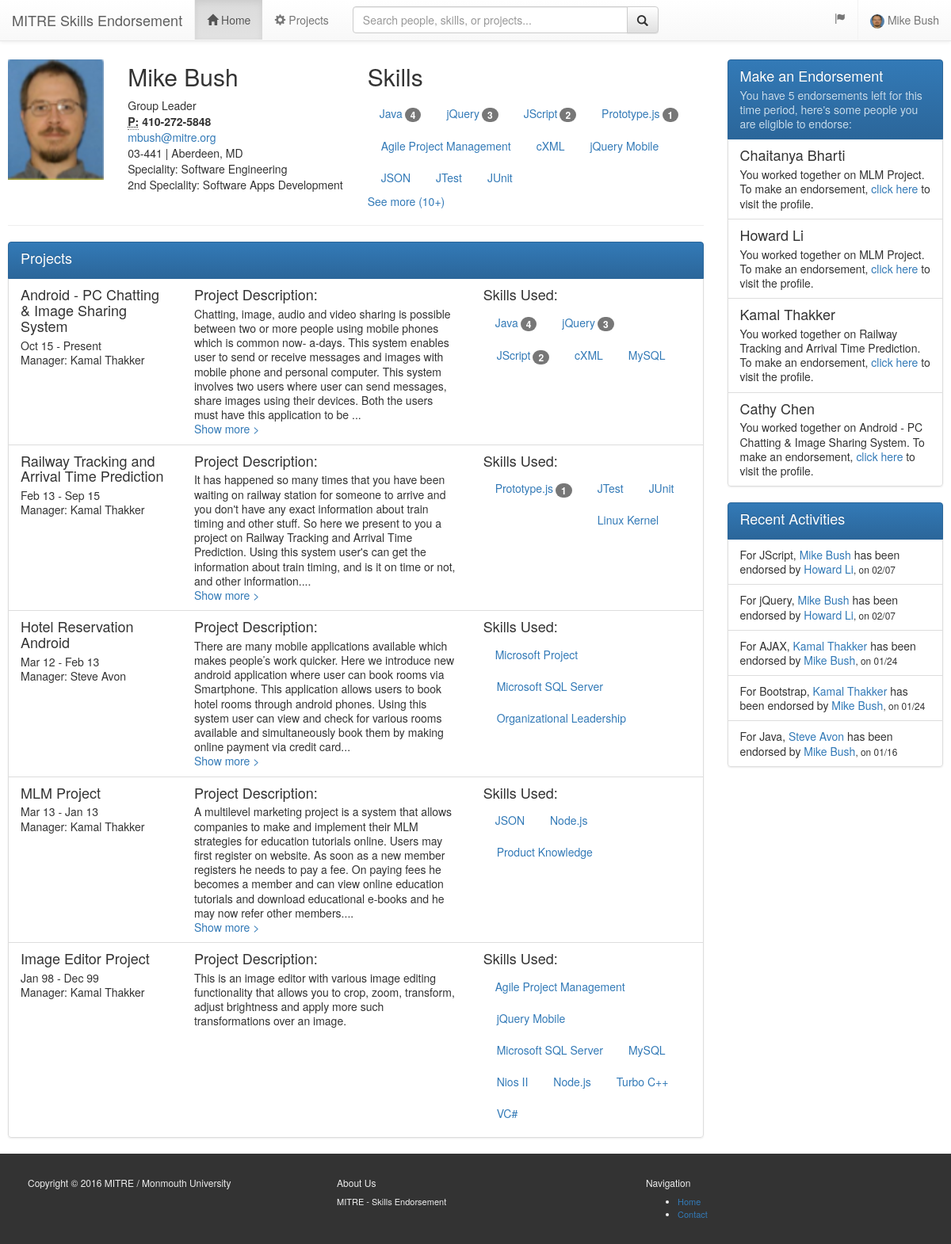
The app's page /user/index.php (signed in) with its own data.
### tables this page shows
CREATE TABLE `users` (
  `user_id` int(11) NOT NULL AUTO_INCREMENT,
  `uname` varchar(50) NOT NULL DEFAULT '',
  `role` varchar(50) NOT NULL DEFAULT '',
  `psword` varchar(20) DEFAULT NULL,
  `fname` varchar(25) DEFAULT NULL,
  `lname` varchar(25) DEFAULT NULL,
  `gender` varchar(1) DEFAULT NULL,
  `email` varchar(50) DEFAULT NULL,
  `phone` varchar(15) DEFAULT NULL,
  `address` varchar(100) DEFAULT NULL,
  `state` varchar(2) DEFAULT NULL,
  `city` varchar(50) DEFAULT NULL,
  `zip` varchar(20) DEFAULT NULL,
  `registration_date` datetime DEFAULT NULL,
  `last_login` datetime DEFAULT NULL,
  `login_attempt` int(11) DEFAULT NULL,
  `blocked_time` datetime DEFAULT NULL,
  `approved_by_admin` varchar(1) DEFAULT NULL,
  `speciality` varchar(75) DEFAULT NULL,
  `speciality2` varchar(75) DEFAULT NULL,
  `job_title` varchar(25) DEFAULT NULL,
  `userdp` varchar(50) DEFAULT NULL,
  PRIMARY KEY (`user_id`,`uname`,`role`)
);

CREATE TABLE `projects` (
  `project_id` int(11) unsigned NOT NULL AUTO_INCREMENT,
  `user_id` int(11) DEFAULT NULL,
  `project_name` varchar(50) DEFAULT NULL,
  `project_desc` varchar(5000) DEFAULT NULL,
  `start_date` date DEFAULT NULL,
  `end_date` date DEFAULT NULL,
  `manager_user_id` int(11) DEFAULT NULL,
  `approved` char(1) DEFAULT 'N',
  PRIMARY KEY (`project_id`)
);

CREATE TABLE `project_skills` (
  `project_skill_id` int(11) unsigned NOT NULL AUTO_INCREMENT,
  `project_id` int(11) DEFAULT NULL,
  `skill_id` int(11) DEFAULT NULL,
  PRIMARY KEY (`project_skill_id`)
);

CREATE TABLE `skill_endorsements` (
  `skill_endorsement_id` int(11) unsigned NOT NULL AUTO_INCREMENT,
  `user_id` int(11) DEFAULT NULL,
  `skill_id` int(11) DEFAULT NULL,
  `endorsed_by_user_id` int(11) DEFAULT NULL,
  `comments` varchar(5000) DEFAULT NULL,
  `endorsed_on` timestamp NULL DEFAULT CURRENT_TIMESTAMP,
  PRIMARY KEY (`skill_endorsement_id`)
);

CREATE TABLE IF NOT EXISTS `skills` (
  `skill_id` int(11) NOT NULL AUTO_INCREMENT,
  `name` varchar(80) NOT NULL,
  PRIMARY KEY (`skill_id`)
);

### user/classes/user.php (called while the page is built, shortened)
<?php
class user{
public function getUserInfo($user_id){
		$dbc = mysqli_connect($GLOBALS['db_servername'], $GLOBALS['db_username'], $GLOBALS['db_password'], $GLOBALS['db_name']) or die("Not connected..");
		$q = "select * from users
				where user_id=".$user_id;
		$r = mysqli_query($dbc,$q);
		if (mysqli_num_rows($r) == 1)
		{
			$row = mysqli_fetch_array($r);
			return 	$row;
		}
		else
		{
			return null;
		}
	}
public function getUserSkillsWithRank($user_id){
	$dbc = mysqli_connect($GLOBALS['db_servername'], $GLOBALS['db_username'], $GLOBALS['db_password'], $GLOBALS['db_name']) or die("Not connected..");
		$q = "/*All user's skills with endorsement rankings*/
				select distinct userskills.user_id, userskills.skill_id, userskills.skill_name, skillrank.rank from
				(
					select p.user_id, ps.skill_id, s.name as skill_name from project_skills ps
					inner join projects p on p.project_id=ps.project_id
					inner join skills s on s.skill_id=ps.skill_id
				 	where upper(p.approved)='Y' and user_id=".$user_id."
				) userskills
				left join
				(
					select skill_id, count(skill_id) as rank from  skill_endorsements
					where user_id=".$user_id."
					group by skill_id
				) skillrank
				on userskills.skill_id=skillrank.skill_id
				order by skillrank.rank desc, userskills.skill_name";
		$r = mysqli_query($dbc,$q);
		if (isset($r) && mysqli_num_rows($r) >= 1)
		{
			return 	$r;
		}
		else
		{
			return null;
		}
	}
}
?>

### user/classes/project.php (called while the page is built, shortened)
<?php
class project{
	public function getApprovedProjects($user_id){
	$dbc = mysqli_connect($GLOBALS['db_servername'], $GLOBALS['db_username'], $GLOBALS['db_password'], $GLOBALS['db_name']) or die("Not connected..");
		$q = "/*List of approved projects*/
				select p.*, u.fname as manager_fname, u.lname as manager_lname from projects p
				inner join users u on p.manager_user_id=u.user_id
				where upper(approved)='Y' and p.user_id=".$user_id. " order by p.end_date is not null, p.end_date desc, p.start_date desc";
		$r = mysqli_query($dbc,$q);
		if (isset($r) && mysqli_num_rows($r) >= 1)
		{
			return 	$r;
		}
		else
		{
			return null;
		}
	}
	public function getProjectSkills($project_id){
	$dbc = mysqli_connect($GLOBALS['db_servername'], $GLOBALS['db_username'], $GLOBALS['db_password'], $GLOBALS['db_name']) or die("Not connected..");
		$q = "/*Project skills with ranking*/
				select pskill.user_id, pskill.project_skill_id, pskill.project_id, pskill.skill_id, pskill.skill_name, skillrank.rank  from
				(
					select p.user_id, ps.project_skill_id, ps.project_id, ps.skill_id, s.name as skill_name from project_skills ps
					inner join skills s on s.skill_id=ps.skill_id
					inner join projects p on p.project_id=ps.project_id
					where p.project_id=".$project_id."
				) pskill
				left join
				(
					select user_id, skill_id, count(skill_id) as rank from  skill_endorsements
					group by user_id, skill_id
				) skillrank
				on pskill.skill_id=skillrank.skill_id and pskill.user_id=skillrank.user_id
				order by skillrank.rank desc, pskill.skill_name;";
		$r = mysqli_query($dbc,$q);
		if (isset($r) && mysqli_num_rows($r) >= 1)
		{
			return 	$r;
		}
		else
		{
			return null;
		}
	}
}
?>

### user/classes/endorsement.php (called while the page is built, shortened)
<?php
class endorsement{
public function getEndorsementSuggestions($logged_user_id){
	$dbc = mysqli_connect($GLOBALS['db_servername'], $GLOBALS['db_username'], $GLOBALS['db_password'], $GLOBALS['db_name']) or die("Not connected..");
		$q = "/*Endorsement suggestions*/
				select p2.project_id, p2.project_name, u.user_id, u.fname, u.lname,
				case when already_endorsed.cskill is null then
				FLOOR(RAND() * 15) + 1 else already_endorsed.cskill end as cskill
				FROM projects p1
				inner join projects p2 on
				p1.project_name=p2.project_name and p2.user_id<>".$logged_user_id." and p2.approved='Y'
				inner join users u on
				p2.user_id=u.user_id
				left join
				(select user_id, count(skill_id)*100 cskill from skill_endorsements
				WHERE endorsed_by_user_id=1) already_endorsed on
				already_endorsed.user_id=u.user_id
				where p1.approved='Y' and p1.user_id=".$logged_user_id."
				order by cskill
				limit 5;";
		$r = mysqli_query($dbc,$q);
		if (isset($r) && mysqli_num_rows($r) >= 1)
		{
			return 	$r;
		}
		else
		{
			return null;
		}
	}
public function getRecentActivities(){
	$dbc = mysqli_connect($GLOBALS['db_servername'], $GLOBALS['db_username'], $GLOBALS['db_password'], $GLOBALS['db_name']) or die("Not connected..");
		$q = "/*Recent activities*/
				select se.*, s.name,
				uto.fname as uto_fname,
				uto.lname as uto_lname,
				uby.fname as uby_fname,
				uby.lname as uby_lname
				from skill_endorsements se
				inner join skills s on
				se.skill_id=s.skill_id
				inner join users uto on
				uto.user_id=se.user_id
				inner join users uby on
				uby.user_id=se.endorsed_by_user_id
				order by se.endorsed_on desc
				limit 5";
		$r = mysqli_query($dbc,$q);
		if (isset($r) && mysqli_num_rows($r) >= 1)
		{
			return 	$r;
		}
		else
		{
			return null;
		}
	}
}
?>

### user/index.php (the view, shortened to what this page needs)
<?php
$search_user_id=null;
include_once 'includes/header.php';
include_once 'classes/user.php';
include_once 'classes/project.php';
include_once 'classes/endorsement.php';
?>
<?php
function printSkills($dbRows_UserSkillsWithRank, $HowManyShow, $LoggedInUserId, $DisplayUsername)
{
	$counter = 0;
	$more = 0;
	echo '<ul class="nav nav-pills" role="tablist">';
	while ( isset($dbRows_UserSkillsWithRank) && $dbRow = mysqli_fetch_array($dbRows_UserSkillsWithRank))
	{
		$counter = $counter + 1;
		$li_str = '<li role="presentation"><a href="#" data-toggle="modal" data-target="#makeViewEndorsementsModal" data-skillid="'.$dbRow['skill_id'].'"  data-skillname="'.$dbRow['skill_name'].'"  data-displayuserid="'.$dbRow['user_id'].'"  data-loggedinuserid="'.$LoggedInUserId.'" data-displayusername="'.$DisplayUsername.'">'. $dbRow['skill_name'] .'<span class="badge">'. $dbRow['rank'] .'</span></a></li>';
		if ($counter <= $HowManyShow)
		{
			echo $li_str;
		}
		else if ($counter==$HowManyShow+1)
		{
			$more = $more + 1;
		}
		else if ($counter>$HowManyShow)
		{
			$more = $more + 1;
		}
	}
	echo '</ul>';
	if ($counter>$HowManyShow)
		echo '<a href="#" id="more" data-more="'.$more.'" class="morelessul" data-toggle="collapse" data-target="#hiddenskills">See more ('.$more.'+) </a>';
}
?>
<?php
if(isset($search_user_id))
	$display_user_id=$search_user_id;
else
	$display_user_id=$userid;
$objUser = new user();
$dbRow_UserInfo = $objUser->getUserInfo($display_user_id);
$dbRows_UserSkillsWithRank = $objUser->getUserSkillsWithRank($display_user_id);
$objProject = new project();
$dbRow_Projects = $objProject->getApprovedProjects($display_user_id);
$objEndorsement = new endorsement();
$dbRows_Suggestions = $objEndorsement->getEndorsementSuggestions($userid);
$dbRows_RecentActivities = $objEndorsement->getRecentActivities();
?>
<div class="container-fluid">
    <div class="row">
        <div class="col-md-9" role="main" style="background-color: #ffffff">
	        <div class="row">
		        <div class="col-md-2" style="background-color: #ffffff">
			        <img src="<?php if ( isset($dbRow_UserInfo['userdp']) ) echo '../images/userdp/'. $dbRow_UserInfo['userdp']; else echo '../images/userdp/default-user.png';?>" class="img-responsive voffset3" alt="Cinque Terre" width="200" height="200">
		        </div>
				<div class="col-md-4" style="background-color: #ffffff">
					<h2 class="text-capitalize"><?php
						$displayname=$dbRow_UserInfo['fname'] . ' ' . $dbRow_UserInfo['lname'];
						echo $displayname;
						?></h2>
                    <addres>
                        <span class="text-capitalize"><?php echo $dbRow_UserInfo['job_title']; ?></span> <br/>
						<strong><abbr title="Phone">P:</abbr> <?php echo $dbRow_UserInfo['phone']; ?></strong><br/>
						<a href="mailto:#"><?php echo $dbRow_UserInfo['email']; ?></a> <br/>
						<?php echo $dbRow_UserInfo['zip']; ?> | <?php echo $dbRow_UserInfo['city']; ?>, <?php echo $dbRow_UserInfo['state']; ?> <br/>
						Speciality: <?php echo $dbRow_UserInfo['speciality']; ?> <br/>
						2nd Speciality: <?php echo $dbRow_UserInfo['speciality2']; ?>
					</addres>
			</div>
			<div class="col-md-6" style="background-color: #ffffff">
					<h2 class="text-capitalize">Skills</h2>
					<?php printSkills($dbRows_UserSkillsWithRank, 10, $userid, $displayname); ?>
				</div>
	        </div>
		     <hr class="divider">
		     <div class="row">
			    <div class="col-md-12" style="background-color: #ffffff">
				      <div class="bs-example" data-example-id="list-group-custom-content">
	            <div class="list-group">
		            <div  class="list-group-item active">
		            	<h4 class="list-group-item-heading">Projects</h4>
		            </div>
		            <?php while ( isset($dbRow_Projects) && $dbRow = mysqli_fetch_array($dbRow_Projects)){ ?>
		            <div  class="list-group-item">
			          <div class="row">
				          <div class="col-md-3" style="background-color: #ffffff">
					          <h4 class="list-group-item-heading"><?php echo $dbRow['project_name']; ?></h4>
					          <p class="list-group-item-text">
								<?php
									$startDate = new DateTime($dbRow['start_date']);
									echo $startDate->format('M y') . ' - ';
									if (isset($dbRow['end_date'])) {
										$endDate = new DateTime($dbRow['end_date']);
										echo $endDate->format('M y'); }
									else
										echo 'Present';
								?>
					          </p>
					          <p class="list-group-item-text text-capitalize">Manager:
						          <?php echo $dbRow['manager_fname'] . ' ' . $dbRow['manager_lname']; ?>
					          </p>
				          </div>
				          <div class="col-md-5" style="background-color: #ffffff">
					          <h4 class="list-group-item-heading">Project Description:</h4>
							  <p class="list-group-item-text">
								  <span class="more">
								  <?php echo $dbRow['project_desc']; ?>
								  </span></p>
				          </div>
				          <div class="col-md-4" style="background-color: #ffffff">
					          <h4 class="list-group-item-heading">Skills Used:</h4>
					          <?php
								  $dbRow_ProjectSkills = $objProject->getProjectSkills($dbRow['project_id']);
					          ?>
				          </div>
			          </div>
			        </div>
				    <?php } ?>
				</div>
			</div>
			    </div>
		     </div>
        </div>
        <div class="col-md-3" role="complementary" style="background-color: #ffffff">
		<nav class="bs-docs-sidebar hidden-print hidden-xs hidden-sm affix-top voffset3">
            <div class="bs-example" data-example-id="list-group-custom-content">
	            <div class="list-group">
		           <?php if (isset($dbRows_Suggestions)) { ?>
		            <div  class="list-group-item active">
		            <h4 class="list-group-item-heading">Make an Endorsement</h4>
		            <p class="list-group-item-text">You have 5 endorsements left for this time period, here's some people you are eligible to endorse:</p> </div>
		           <?php } ?>
		            <?php
			        $usedlname = "";
			        while ( isset($dbRows_Suggestions) && $dbRow = mysqli_fetch_array($dbRows_Suggestions))
					{
						$lname=$dbRow['user_id'];
						$pos = strpos($usedlname, $lname,0);
						if ($pos!==false) {} else {
					?>
		            	<div  class="list-group-item">
				            <h4 class="list-group-item-heading"><span class="text-capitalize"><?php echo $dbRow['fname'] . ' ' . $dbRow['lname']?></span></h4>
				            <p class="list-group-item-text">You worked together on <?php echo $dbRow['project_name']?>. To make an endorsement, <a href="index.php?search_user_id=<?php echo $dbRow['user_id']?>">click here</a> to visit the profile.</p>
			            </div>
		             <?php
			             }
			             $usedlname =   $usedlname . $dbRow['user_id'];
			           } ?>
				</div>
	            <div class="list-group">
		           <?php if (isset($dbRows_RecentActivities)) { ?>
		            <div  class="list-group-item active">
		            <h4 class="list-group-item-heading">Recent Activities</h4> </div>
		           <?php } ?>
		            <?php
			        while ( isset($dbRows_RecentActivities) && $dbRow = mysqli_fetch_array($dbRows_RecentActivities))
					{ ?>
		            	<div  class="list-group-item">
				            <p class="list-group-item-text">
					            For <?php echo $dbRow['name'];?>,
					            <a href="index.php?search_user_id=<?php echo $dbRow['user_id']?>">
					            <span class="text-capitalize"><?php echo $dbRow['uto_fname'] . ' ' . $dbRow['uto_lname'] ?></span></a> has been endorsed by
					            <a href="index.php?search_user_id=<?php echo $dbRow['endorsed_by_user_id']?>">
					            <span class="text-capitalize"><?php echo $dbRow['uby_fname'] . ' ' . $dbRow['uby_lname'] ?></span></a><small>, on
					            <?php
						            		$EndorsedOn = new DateTime($dbRow['endorsed_on']);
											echo $EndorsedOn->format('m/d');
					            		?>
					            </small>
					           </p>
			            </div>
		             <?php
			           } ?>
				</div>
			</div>
		</nav>
        </div>
    </div>
</div>
<?php
include_once 'includes/footer.php';
?>

### user/includes/stylesmain.css (style rules this page uses)
body { -webkit-font-smoothing: antialiased; text-rendering: optimizelegibility; //padding-top: 30px; //margin-left: 10px; //margin-right: 10px; //margin-bottom: 15px; }
body > .container-fluid { padding: 60px 10px 0px 10px; }
.badge { //-webkit-border-radius: 0 !important; //-moz-border-radius: 0 !important; //border-radius: 0 !important; }
.voffset3 { margin-top: 15px; }

### records on screen
users: userdp (picture), displayname "Mike Bush", job_title "Group Leader", phone "410-272-5848", email "mbush@mitre.org", zip "03-441", city "Aberdeen", state "MD", speciality "Software Engineering", speciality2 "Software Apps Development"
projects: project_name "Android - PC Chatting & Image Sharing System", start_date "Oct 15", shows "Present", users.fname "Kamal", users.lname "Thakker", project_desc "Chatting, image, audio and video sharing is possible between two or more people using mobile phones which is common now- a-days. This system enables user to send or receive messages and images with mobile phone and personal computer. This system involves two users where user can send messages, share images using their devices. Both the users must have this application to be"
project_skills: skill_name "Java", rank "4"
project_skills: skill_name "jQuery", rank "3"
project_skills: skill_name "JScript", rank "2"
project_skills: skill_name "cXML"
project_skills: skill_name "MySQL"
projects: project_name "Railway Tracking and Arrival Time Prediction", start_date "Feb 13", end_date "Sep 15", users.fname "Kamal", users.lname "Thakker", project_desc "It has happened so many times that you have been waiting on railway station for someone to arrive and you don't have any exact information about train timing and other stuff. So here we present to you a project on Railway Tracking and Arrival Time Prediction. Using this system user's can get the information about train timing, and is it on time or not, and other information."
project_skills: skill_name "Prototype.js", rank "1"
project_skills: skill_name "JTest"
project_skills: skill_name "JUnit"
project_skills: skill_name "Linux Kernel"
projects: project_name "Hotel Reservation Android", start_date "Mar 12", end_date "Feb 13", users.fname "Steve", users.lname "Avon", project_desc "There are many mobile applications available which makes people’s work quicker. Here we introduce new android application where user can book rooms via Smartphone. This application allows users to book hotel rooms through android phones. Using this system user can view and check for various rooms available and simultaneously book them by making online payment via credit card"
project_skills: skill_name "Microsoft Project"
project_skills: skill_name "Microsoft SQL Server"
project_skills: skill_name "Organizational Leadership"
projects: project_name "MLM Project", start_date "Mar 13", end_date "Jan 13", users.fname "Kamal", users.lname "Thakker", project_desc "A multilevel marketing project is a system that allows companies to make and implement their MLM strategies for education tutorials online. Users may first register on website. As soon as a new member registers he needs to pay a fee. On paying fees he becomes a member and can view online education tutorials and download educational e-books and he may now refer other members."
project_skills: skill_name "JSON"
project_skills: skill_name "Node.js"
project_skills: skill_name "Product Knowledge"
projects: project_name "Image Editor Project", start_date "Jan 98", end_date "Dec 99", users.fname "Kamal", users.lname "Thakker", project_desc "This is an image editor with various image editing functionality that allows you to crop, zoom, transform, adjust brightness and apply more such transformations over an image."
project_skills: skill_name "Agile Project Management"
project_skills: skill_name "jQuery Mobile"
project_skills: skill_name "Microsoft SQL Server"
project_skills: skill_name "MySQL"
project_skills: skill_name "Nios II"
project_skills: skill_name "Node.js"
project_skills: skill_name "Turbo C++"
project_skills: skill_name "VC#"
projects: fname "Chaitanya", lname "Bharti", project_name "MLM Project"
projects: fname "Howard", lname "Li", project_name "MLM Project"
projects: fname "Kamal", lname "Thakker", project_name "Railway Tracking and Arrival Time Prediction"
projects: fname "Cathy", lname "Chen", project_name "Android - PC Chatting & Image Sharing System"
skill_endorsements: skill.name "JScript", users.fname "Mike", users.lname "Bush", users.fname "Howard", users.lname "Li", endorsed_on "02/07"
skill_endorsements: skill.name "jQuery", users.fname "Mike", users.lname "Bush", users.fname "Howard", users.lname "Li", endorsed_on "02/07"
skill_endorsements: skill.name "AJAX", users.fname "Kamal", users.lname "Thakker", users.fname "Mike", users.lname "Bush", endorsed_on "01/24"
skill_endorsements: skill.name "Bootstrap", users.fname "Kamal", users.lname "Thakker", users.fname "Mike", users.lname "Bush", endorsed_on "01/24"
skill_endorsements: skill.name "Java", users.fname "Steve", users.lname "Avon", users.fname "Mike", users.lname "Bush", endorsed_on "01/16"

### other values on screen
$fname "Mike"
$lname "Bush"
$dbRow['skill_name'] "Java"
$dbRow['rank'] "4"
$dbRow['skill_name'] "jQuery"
$dbRow['rank'] "3"
$dbRow['skill_name'] "JScript"
$dbRow['rank'] "2"
$dbRow['skill_name'] "Prototype.js"
$dbRow['rank'] "1"
$dbRow['skill_name'] "Agile Project Management"
$dbRow['skill_name'] "cXML"
$dbRow['skill_name'] "jQuery Mobile"
$dbRow['skill_name'] "JSON"
$dbRow['skill_name'] "JTest"
